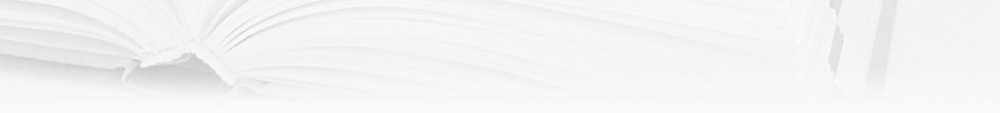
#> input picture scripts/mw2html_rustacity/headbg.jpg, 1000 x 113 px, shrunk from 1941 x 220 before the run; its folder holds only this picture in this run
$ python -i decorate_images.py   (imports and definitions only)
#> lines starting #> are read from the running program, lines starting #| are printed output that depends on the picture
# decorate_images.py
# Crops and drop-shadows images for the manual

from PIL import Image
from PIL import ImageFilter
import glob
import os

# Edit these to your image source and image destination paths.
src = "C:/OpenSourceGit/RustacityTeamTools/wit-html/trim_me"
dest = "C:/OpenSourceGit/RustacityTeamTools/wit-html/processed"

# from https://en.wikibooks.org/wiki/Python_Imaging_Library/Drop_Shadows
def makeShadow(image, iterations, border, offset, backgroundColour, shadowColour):
    # image: base image to give a drop shadow
    # iterations: number of times to apply the blur filter to the shadow
    # border: border to give the image to leave space for the shadow
    # offset: offset of the shadow as [x,y]
    # backgroundCOlour: colour of the background
    # shadowColour: colour of the drop shadow

    #Calculate the size of the shadow's image
    fullWidth  = image.size[0] + abs(offset[0]) + 2*border
    fullHeight = image.size[1] + abs(offset[1]) + 2*border

    #Create the shadow's image. Match the parent image's mode.
    shadow = Image.new(image.mode, (fullWidth, fullHeight), backgroundColour)

    # Place the shadow, with the required offset
    shadowLeft = border + max(offset[0], 0) #if <0, push the rest of the image right
    shadowTop  = border + max(offset[1], 0) #if <0, push the rest of the image down
    #Paste in the constant colour
    shadow.paste(shadowColour,
                [shadowLeft, shadowTop,
                 shadowLeft + image.size[0],
                 shadowTop  + image.size[1] ])

    # Apply the BLUR filter repeatedly
    for i in range(iterations):
        shadow = shadow.filter(ImageFilter.BLUR)

    # Paste the original image on top of the shadow
    imgLeft = border - min(offset[0], 0) #if the shadow offset was <0, push right
    imgTop  = border - min(offset[1], 0) #if the shadow offset was <0, push down
    shadow.paste(image, (imgLeft, imgTop))

    return shadow

# crops on 3 sides.
def crop3_one( image, d ) :
    w,h = image.size
    image = image.crop( (d, 0, w-d, h-d) )
    return image

#crops on 4 sides
def crop4_one( image, d ) :
    w,h = image.size
    image = image.crop( (d, d, w-d, h-d) )
    return image

# Take this one full path name, process it, output to dest directory.
def process_one( name ):
#> called with name = '../mw2html_rustacity/headbg.jpg'
    global dest
    name = os.path.realpath( name )
    image = Image.open( name )
#> image is the input picture: PIL image 1000x113 L; min 200, max 252, mean 242.7

    #---- Start of image processing steps
    image = crop4_one( image, 4 )
#> in crop4_one, `image = image.crop( (d, d, w-d, h-d) )`:
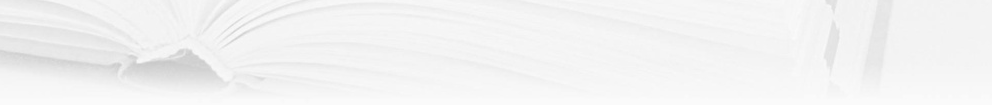
#> image: PIL image 992x105 L; min 200, max 252, mean 242.4
    image = makeShadow( image, 3, 2, [2,2], (255,255,255), (80,80,80) )
    #---- End of image processing steps

    path, fname = os.path.split( name )
    print( "Name:", fname, " Size:", image.size )
    image.save( "/".join( (dest, fname )) )


# Process all .png images in directory
# [3 lines not run here, left out]


#process_one( 'C:/OpenSourceGit/RustacityTeamTools/wit-html/trim_3/AfterChirp.png' )

#> (the run stopped early here; a loop or call above may not have finished)
